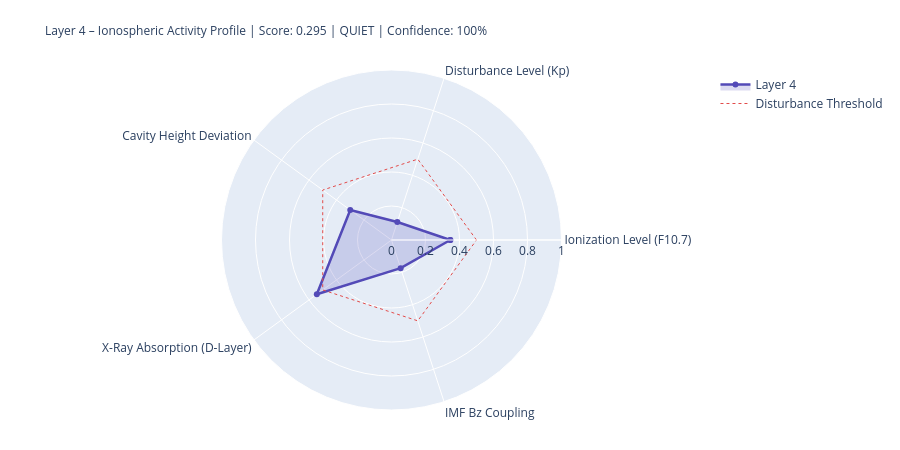

Source (notebook cell):
### Markdown cell above
---
## 4. State Assessment & Handoff to Layer 5

### Code cell
# ============================================================
# LAYER-4-SCORE
# ============================================================

COMPONENTS = {
    'Ionization Level (F10.7)':    {'score': ioniz,       'source': 'primary' if f107_now else 'from_layer0', 'dynamic': True},
    'Disturbance Level (Kp)':          {'score': disturb,     'source': 'primary' if kp_now   else 'from_layer0', 'dynamic': True},
    'Cavity Height Deviation':    {'score': h_dev,       'source': 'derived',                                'dynamic': True},
    'X-Ray Absorption (D-Layer)':{'score': xray_ioniz,  'source': 'primary' if xray_now else 'missing',     'dynamic': True},
    'IMF Bz Coupling':             {'score': bz_coupling, 'source': 'primary' if bz_now   else 'from_layer0', 'dynamic': True},
}

available    = {k: v['score'] for k, v in COMPONENTS.items() if v['score'] is not None}
unavailable  = [k for k, v in COMPONENTS.items() if v['score'] is None]
layer4_score = round(sum(available.values()) / len(available), 4) if available else None
confidence   = round(len(available) / len(COMPONENTS), 2)
level = ('unknown' if layer4_score is None
         else 'quiet'   if layer4_score < 0.3
         else 'moderate' if layer4_score < 0.6
         else 'active')
dominant_l4 = max(available, key=available.get) if available else 'none'

# Resonance delta for Schumann SR-1
sr1_ref = schumann_freq(1, 80.0)
sr1_now = schumann_freq(1, h_eff)
sr1_delta_mhz = (sr1_now - sr1_ref) * 1000

# Propagation conditions
prop_cond = ('disturbed'   if kp_val > 4
             else 'unsettled' if kp_val > 2
             else 'normal')
if xray_class in ['X', 'M']:
    prop_cond = 'Radio-Blackout moeglich'

W = 68
print('=' * W)
print('LAYER 4 – IONOSPHERE – STATE ASSESSMENT')
print('=' * W)
for name, comp in COMPONENTS.items():
    s = comp['score']
    if s is not None:
        bar = '█' * int(s * 20) + '░' * (20 - int(s * 20))
        print(f'  {name:<36} {bar}  {s:.3f}  [{comp["source"]}]')
    else:
        print(f'  {name:<36} {"─" * 20}  n/a   [missing]')
print('-' * W)
print(f'  Score:          {layer4_score:.3f}  ({len(available)}/{len(COMPONENTS)} components)')
print(f'  Confidence:     {confidence:.0%}')
print(f'  Level:          {level.upper()}')
print(f'  Dominant:       {dominant_l4}')
print(f'  Cavity height:  {h_eff:.1f} km  (Ref: 80.0 km)')
print(f'  SR-1:           {sr1_now:.3f} Hz  (Δ {sr1_delta_mhz:+.1f} mHz vs. ref)')
print(f'  Propagation:    {prop_cond}')
print(f'  X-Ray:          {xray_class}-class  ({xray_now:.2e} W/m²)' if xray_now else '  X-Ray:          n/a')
print('=' * W)

# Radar
cats   = list(available.keys())
vals_r = list(available.values())
if len(cats) >= 3:
    fig = go.Figure()
    fig.add_trace(go.Scatterpolar(
        r=vals_r + [vals_r[0]], theta=cats + [cats[0]],
        fill='toself', fillcolor='rgba(83,74,183,0.20)',
        line=dict(color='#534AB7', width=2.5), name='Layer 4'
    ))
    fig.add_trace(go.Scatterpolar(
        r=[0.5] * (len(cats)+1), theta=cats + [cats[0]],
        line=dict(color='#E24B4A', dash='dot', width=1),
        mode='lines', name='Disturbance Threshold'
    ))
    fig.update_layout(
        title=dict(
            text=f'Layer 4 – Ionospheric Activity Profile | Score: {layer4_score:.3f} | {level.upper()} | Confidence: {confidence:.0%}',
            font=dict(size=12)
        ),
        polar=dict(radialaxis=dict(visible=True, range=[0, 1])),
        height=450, showlegend=True,
        margin=dict(l=80, r=80, t=70, b=40)
    )
    fig.show()

### Figure 1 — Plotly figure (JSON) as saved in the notebook; plotly's stock layout.template omitted (floating-point values rounded to 4 significant figures)
{"data": [{"fill": "toself", "fillcolor": "rgba(83,74,183,0.20)", "line": {"color": "#534AB7", "width": 2.5}, "name": "Layer 4", "r": [0.346, 0.111, 0.3, 0.543, 0.174, 0.346], "theta": ["Ionization Level (F10.7)", "Disturbance Level (Kp)", "Cavity Height Deviation", "X-Ray Absorption (D-Layer)", "IMF Bz Coupling", "Ionization Level (F10.7)"], "type": "scatterpolar"}, {"line": {"color": "#E24B4A", "dash": "dot", "width": 1}, "mode": "lines", "name": "Disturbance Threshold", "r": [0.5, 0.5, 0.5, 0.5, 0.5, 0.5], "theta": ["Ionization Level (F10.7)", "Disturbance Level (Kp)", "Cavity Height Deviation", "X-Ray Absorption (D-Layer)", "IMF Bz Coupling", "Ionization Level (F10.7)"], "type": "scatterpolar"}], "layout": {"height": 450, "margin": {"b": 40, "l": 80, "r": 80, "t": 70}, "polar": {"radialaxis": {"range": [0, 1], "visible": true}}, "showlegend": true, "title": {"font": {"size": 12}, "text": "Layer 4 – Ionospheric Activity Profile | Score: 0.295 | QUIET | Confidence: 100%"}}}
